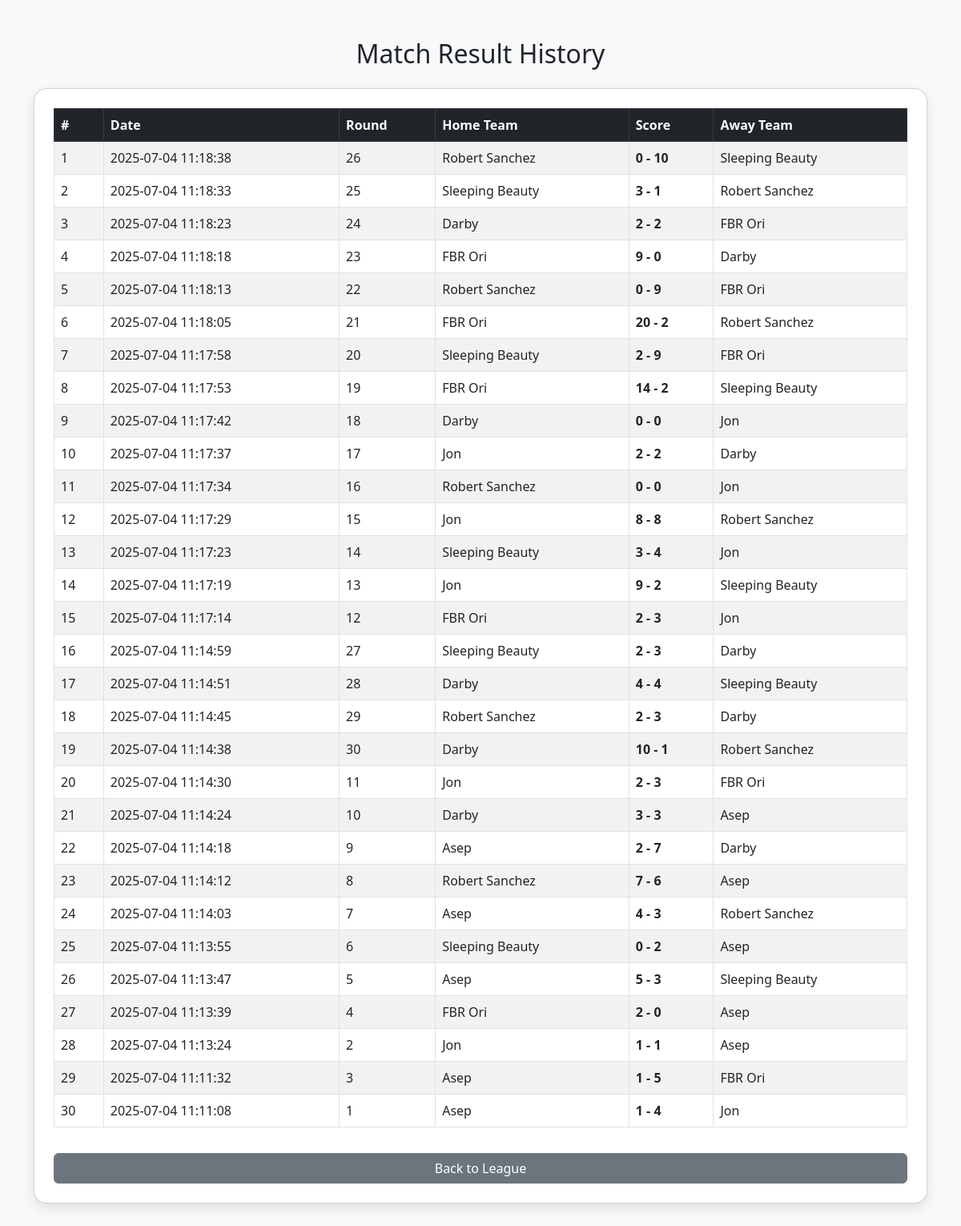
The app's page /match_history.php?league_id=9 with its own data.
### tables this page shows
CREATE TABLE `league_match_log` (
  `id` int(11) NOT NULL,
  `league_id` int(11) NOT NULL,
  `match_date` datetime DEFAULT current_timestamp(),
  `round` int(11) DEFAULT NULL,
  `home_team` varchar(50) DEFAULT NULL,
  `away_team` varchar(50) DEFAULT NULL,
  `home_score` int(11) DEFAULT NULL,
  `away_score` int(11) DEFAULT NULL
);

### match_history.php (the view, shortened to what this page needs)
<?php
$host = 'localhost';
$db = 'czkugpvg_league';
$user = 'czkugpvg_league';
$pass = 'BangJal!';
try {
  $pdo = new PDO("mysql:host=$host;dbname=$db", $user, $pass);
  $pdo->setAttribute(PDO::ATTR_ERRMODE, PDO::ERRMODE_EXCEPTION);
} catch (PDOException $e) {
  die("Connection failed: " . $e->getMessage());
}
$league_id = $_GET['league_id'] ?? $_GET['code'] ?? null;
$matches = $pdo->prepare("SELECT * FROM league_match_log WHERE league_id = ? ORDER BY id DESC");
$matches->execute([$league_id]);
$matches = $matches->fetchAll(PDO::FETCH_ASSOC);
?>
<!DOCTYPE html>
<html lang="en">
<head>
  <link href="https://cdn.jsdelivr.net/npm/bootstrap@5.3.0/dist/css/bootstrap.min.css" rel="stylesheet">
</head>
<body class="bg-light">
  <div class="container py-5">
    <h2 class="text-center mb-4">Match Result History</h2>
    <div class="card p-4">
      <table class="table table-bordered table-striped">
        <thead class="table-dark">
          <tr>
            <th>#</th>
            <th>Date</th>
            <th>Round</th>
            <th>Home Team</th>
            <th>Score</th>
            <th>Away Team</th>
          </tr>
        </thead>
        <tbody>
          <?php if (count($matches) > 0): ?>
            <?php foreach ($matches as $i => $m): ?>
              <tr>
                <td><?= $i + 1 ?></td>
                <td><?= htmlspecialchars($m['match_date']) ?></td>
                <td><?= htmlspecialchars($m['round']) ?></td>
                <td><?= htmlspecialchars($m['home_team']) ?></td>
                <td><strong><?= $m['home_score'] ?> - <?= $m['away_score'] ?></strong></td>
                <td><?= htmlspecialchars($m['away_team']) ?></td>
              </tr>
            <?php endforeach; ?>
          <?php else: ?>
            <tr><td colspan="6" class="text-center">No match history available yet.</td></tr>
          <?php endif; ?>
        </tbody>
      </table>
      <a href="show-standing.php?code=<?= $league_id ?>" class="btn btn-secondary mt-3">Back to League</a>
    </div>
  </div>
</body>
</html>

### match_history.php (style rules this page uses)
body { background-color: #f8f9fa; }
.card { border-radius: 16px; box-shadow: 0 6px 16px rgba(0, 0, 0, 0.1); }
table th, table td { vertical-align: middle; }

### records on screen
league_match_log: match_date "2025-07-04 11:18:38", round "26", home_team "Robert Sanchez", home_score "0", away_score "10", away_team "Sleeping Beauty"
league_match_log: match_date "2025-07-04 11:18:33", round "25", home_team "Sleeping Beauty", home_score "3", away_score "1", away_team "Robert Sanchez"
league_match_log: match_date "2025-07-04 11:18:23", round "24", home_team "Darby", home_score "2", away_score "2", away_team "FBR Ori"
league_match_log: match_date "2025-07-04 11:18:18", round "23", home_team "FBR Ori", home_score "9", away_score "0", away_team "Darby"
league_match_log: match_date "2025-07-04 11:18:13", round "22", home_team "Robert Sanchez", home_score "0", away_score "9", away_team "FBR Ori"
league_match_log: match_date "2025-07-04 11:18:05", round "21", home_team "FBR Ori", home_score "20", away_score "2", away_team "Robert Sanchez"
league_match_log: match_date "2025-07-04 11:17:58", round "20", home_team "Sleeping Beauty", home_score "2", away_score "9", away_team "FBR Ori"
league_match_log: match_date "2025-07-04 11:17:53", round "19", home_team "FBR Ori", home_score "14", away_score "2", away_team "Sleeping Beauty"
league_match_log: match_date "2025-07-04 11:17:42", round "18", home_team "Darby", home_score "0", away_score "0", away_team "Jon"
league_match_log: match_date "2025-07-04 11:17:37", round "17", home_team "Jon", home_score "2", away_score "2", away_team "Darby"
league_match_log: match_date "2025-07-04 11:17:34", round "16", home_team "Robert Sanchez", home_score "0", away_score "0", away_team "Jon"
league_match_log: match_date "2025-07-04 11:17:29", round "15", home_team "Jon", home_score "8", away_score "8", away_team "Robert Sanchez"
league_match_log: match_date "2025-07-04 11:17:23", round "14", home_team "Sleeping Beauty", home_score "3", away_score "4", away_team "Jon"
league_match_log: match_date "2025-07-04 11:17:19", round "13", home_team "Jon", home_score "9", away_score "2", away_team "Sleeping Beauty"
league_match_log: match_date "2025-07-04 11:17:14", round "12", home_team "FBR Ori", home_score "2", away_score "3", away_team "Jon"
league_match_log: match_date "2025-07-04 11:14:59", round "27", home_team "Sleeping Beauty", home_score "2", away_score "3", away_team "Darby"
league_match_log: match_date "2025-07-04 11:14:51", round "28", home_team "Darby", home_score "4", away_score "4", away_team "Sleeping Beauty"
league_match_log: match_date "2025-07-04 11:14:45", round "29", home_team "Robert Sanchez", home_score "2", away_score "3", away_team "Darby"
league_match_log: match_date "2025-07-04 11:14:38", round "30", home_team "Darby", home_score "10", away_score "1", away_team "Robert Sanchez"
league_match_log: match_date "2025-07-04 11:14:30", round "11", home_team "Jon", home_score "2", away_score "3", away_team "FBR Ori"
league_match_log: match_date "2025-07-04 11:14:24", round "10", home_team "Darby", home_score "3", away_score "3", away_team "Asep"
league_match_log: match_date "2025-07-04 11:14:18", round "9", home_team "Asep", home_score "2", away_score "7", away_team "Darby"
league_match_log: match_date "2025-07-04 11:14:12", round "8", home_team "Robert Sanchez", home_score "7", away_score "6", away_team "Asep"
league_match_log: match_date "2025-07-04 11:14:03", round "7", home_team "Asep", home_score "4", away_score "3", away_team "Robert Sanchez"
league_match_log: match_date "2025-07-04 11:13:55", round "6", home_team "Sleeping Beauty", home_score "0", away_score "2", away_team "Asep"
league_match_log: match_date "2025-07-04 11:13:47", round "5", home_team "Asep", home_score "5", away_score "3", away_team "Sleeping Beauty"
league_match_log: match_date "2025-07-04 11:13:39", round "4", home_team "FBR Ori", home_score "2", away_score "0", away_team "Asep"
league_match_log: match_date "2025-07-04 11:13:24", round "2", home_team "Jon", home_score "1", away_score "1", away_team "Asep"
league_match_log: match_date "2025-07-04 11:11:32", round "3", home_team "Asep", home_score "1", away_score "5", away_team "FBR Ori"
league_match_log: match_date "2025-07-04 11:11:08", round "1", home_team "Asep", home_score "1", away_score "4", away_team "Jon"
